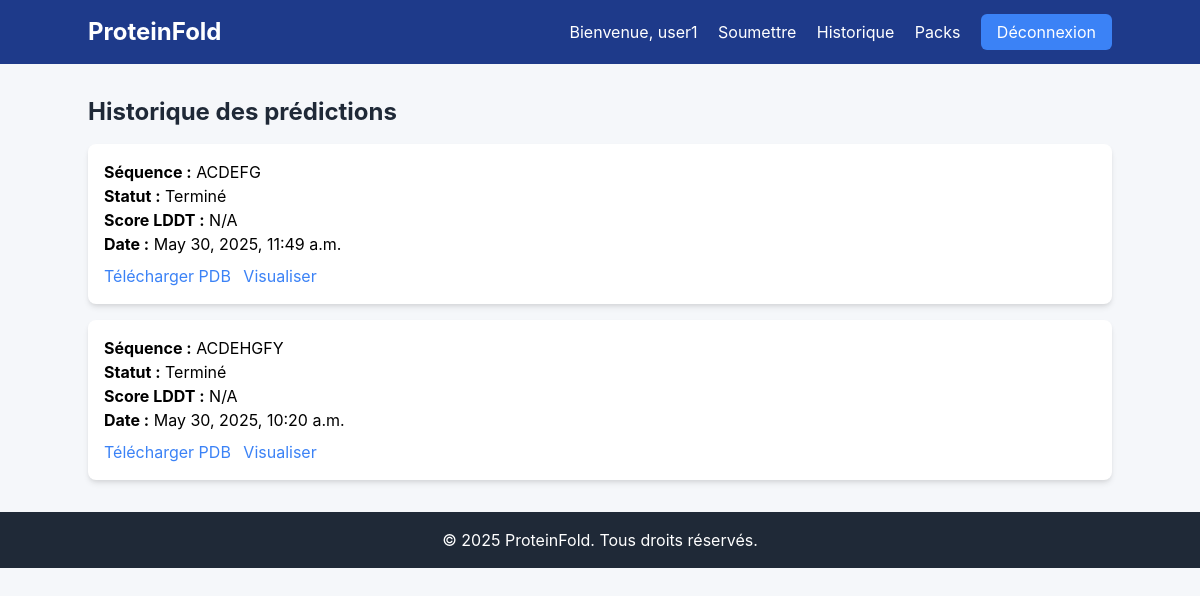
Before: /history/ (signed in) with the older database file.
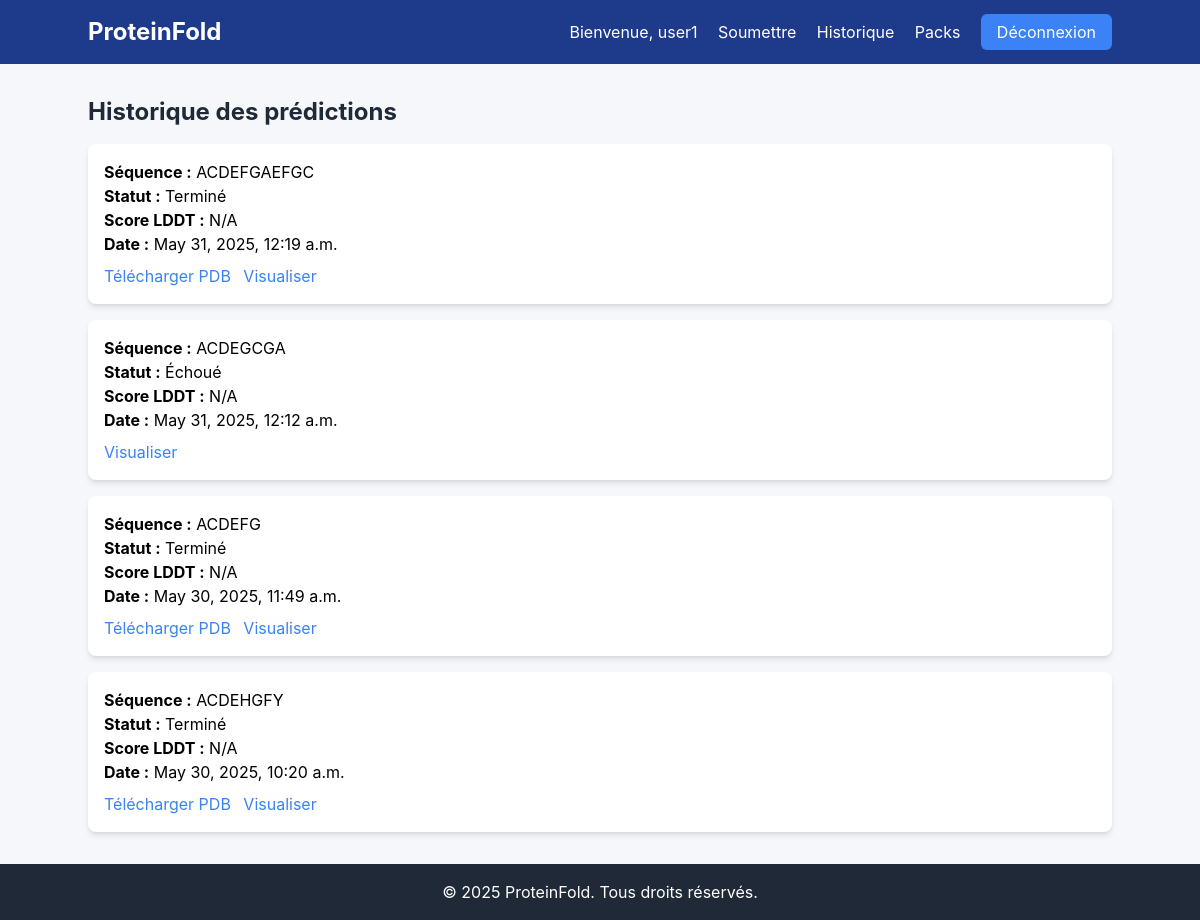
After: the same page with the newer database file.
### prediction/models.py (models this page shows, shortened)
class ProteinPrediction(models.Model):
    id = models.AutoField(primary_key=True)
    sequence = models.TextField()
    pdb_file = models.FileField(upload_to='predictions/', null=True, blank=True)
    created_at = models.DateTimeField(auto_now_add=True)
    user = models.ForeignKey(User, on_delete=models.CASCADE, related_name='predictions')
    status = models.CharField(max_length=10, choices=[('PENDING', 'En cours'), ('COMPLETED', 'Terminé'), ('FAILED', 'Échoué')], default='PENDING')

### prediction/views.py (the view)
# urls.py: path('history/', views.prediction_history, name='history'),
@login_required
def prediction_history(request):
    predictions = ProteinPrediction.objects.filter(user=request.user).order_by('-created_at')
    return render(request, 'prediction/history.html', {'predictions': predictions})

### prediction/templates/prediction/history.html (shortened to what this page needs)
{% extends 'prediction/base.html' %}
{% block content %}
    <h2 class="text-2xl font-bold text-gray-800 mb-4">Historique des prédictions</h2>
    {% if predictions %}
        <div class="grid grid-cols-1 gap-4">
            {% for prediction in predictions %}
                <div class="bg-white p-4 rounded-lg shadow-md">
                    <p><strong>Séquence :</strong> {{ prediction.sequence|truncatechars:50 }}</p>
                    <p><strong>Statut :</strong> {{ prediction.get_status_display }}</p>
                    <p><strong>Score LDDT :</strong> {{ prediction.lddt_score|default:"N/A" }}</p>
                    <p><strong>Date :</strong> {{ prediction.created_at }}</p>
                    <div class="mt-2">
                        {% if prediction.pdb_file %}
                            <a href="{{ prediction.pdb_file.url }}" class="text-blue-500 mr-2">Télécharger PDB</a>
                        {% endif %}
                        <a href="{% url 'prediction:visualize' prediction.id %}" class="text-blue-500">Visualiser</a>
                    </div>
                </div>
            {% endfor %}
        </div>
    {% else %}
        <p class="text-gray-600">Aucune prédiction disponible.</p>
    {% endif %}
{% endblock %}

### prediction/templates/prediction/base.html (shortened to what this page needs)
<!DOCTYPE html>
<html lang="fr">
<head>
    <link href="https://cdn.jsdelivr.net/npm/tailwindcss@2.2.19/dist/tailwind.min.css" rel="stylesheet">
</head>
<body>
    <nav class="navbar p-4 text-white">
        <div class="container mx-auto flex justify-between items-center">
            <a href="{% url 'prediction:home' %}" class="text-2xl font-bold">ProteinFold</a>
            <div>
                {% if user.is_authenticated %}
                    <span class="mr-4">Bienvenue, {{ user.username }}</span>
                    <a href="{% url 'prediction:submit' %}" class="mr-4">Soumettre</a>
                    <a href="{% url 'prediction:history' %}" class="mr-4">Historique</a>
                    <a href="{% url 'prediction:packs' %}" class="mr-4">Packs</a>
                    <a href="{% url 'prediction:logout' %}" class="btn-primary">Déconnexion</a>
                {% else %}
                    <a href="{% url 'prediction:login' %}" class="mr-4">Connexion</a>
                    <a href="{% url 'prediction:register' %}" class="btn-primary">Inscription</a>
                {% endif %}
            </div>
        </div>
    </nav>
    <main class="container mx-auto mt-8">
        {% block content %}
        {% endblock %}
    </main>
    <footer class="bg-gray-800 text-white p-4 mt-8">
        <div class="container mx-auto text-center">
            <p>© 2025 ProteinFold. Tous droits réservés.</p>
        </div>
    </footer>
</body>
</html>

### prediction/templates/prediction/base.html (style rules this page uses)
body { font-family: 'Inter', sans-serif; background-color: #f5f7fa; }
.navbar { background-color: #1e3a8a; }
.btn-primary { background-color: #3b82f6; color: white; padding: 0.5rem 1rem; border-radius: 0.375rem; }

Changed rows visible on the page:
added ProteinPrediction: sequence "ACDEFGAEFGC", status "Terminé", lddt_score "N/A", created_at "May 31, 2025, 12:19 a.m."
added ProteinPrediction: sequence "ACDEGCGA", status "Échoué", lddt_score "N/A", created_at "May 31, 2025, 12:12 a.m."
